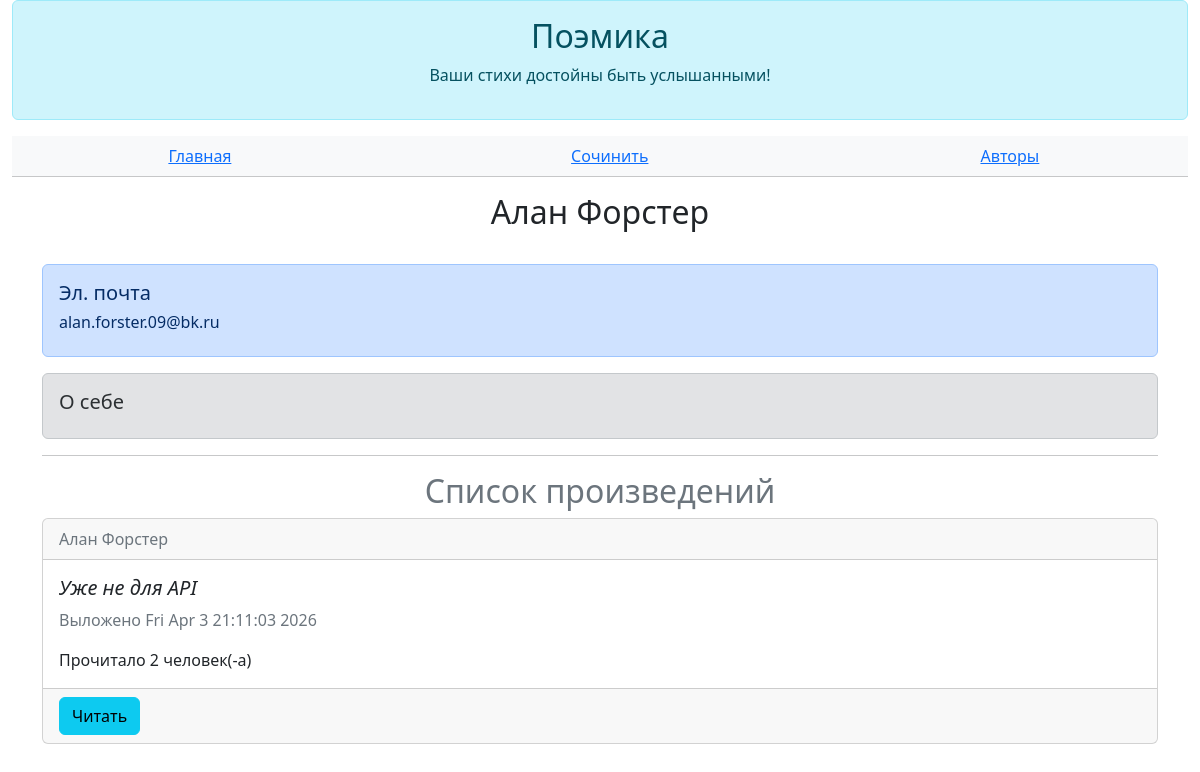
/authors/1, run on an earlier commit of the app's database.
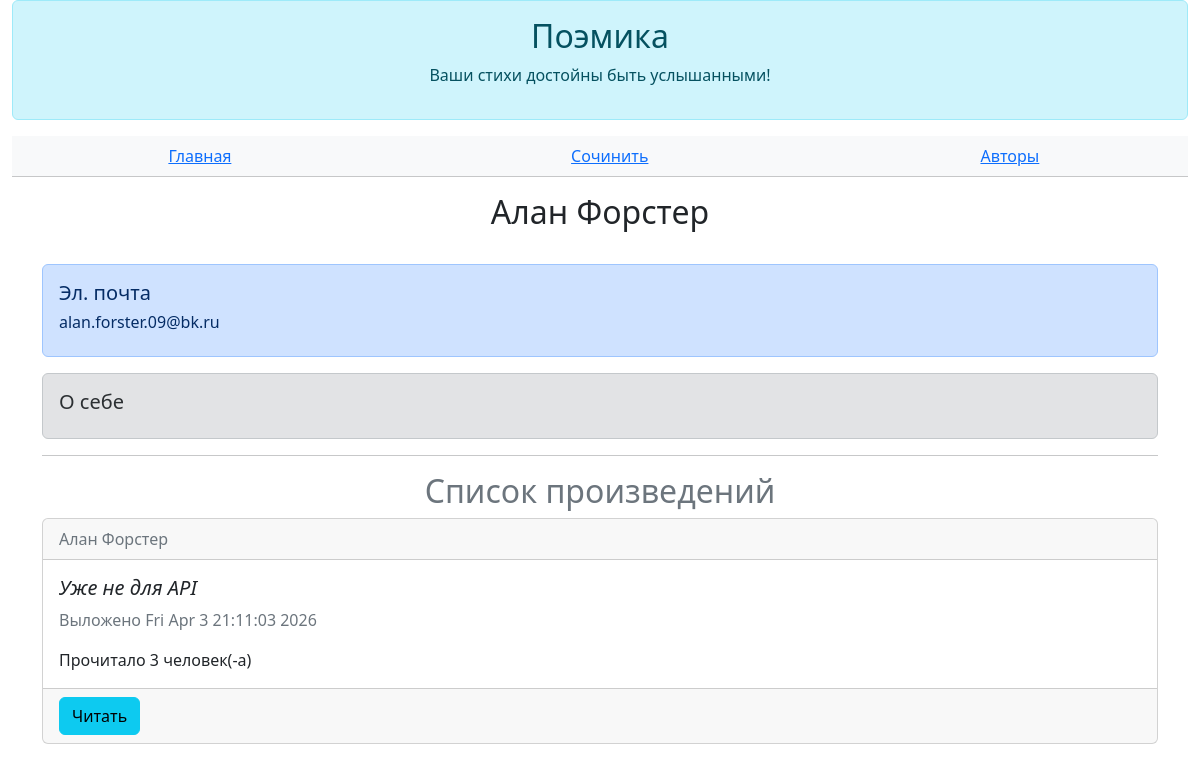
And on a later commit of the database.
### data/all_models.py (models this page shows)
class Poem(SqlAlchemyBase, SerializerMixin):
    __tablename__ = "poems"
    id = sqlalchemy.Column(sqlalchemy.Integer, primary_key=True, autoincrement=True)
    author_id = sqlalchemy.Column(sqlalchemy.Integer, sqlalchemy.ForeignKey(User.id))
    author = orm.relationship("User")
    title = sqlalchemy.Column(sqlalchemy.String(25))
    body = sqlalchemy.Column(sqlalchemy.Text)
    read_count = sqlalchemy.Column(sqlalchemy.Integer, default=0)
    is_private = sqlalchemy.Column(sqlalchemy.Boolean, default=True)
    created = sqlalchemy.Column(sqlalchemy.DateTime, default=datetime.datetime.now())

class User(SqlAlchemyBase, UserMixin, SerializerMixin):
    __tablename__ = "users"
    id = sqlalchemy.Column(sqlalchemy.Integer, primary_key=True, autoincrement=True)
    login = sqlalchemy.Column(sqlalchemy.String)
    name = sqlalchemy.Column(sqlalchemy.String, default="Неизвестный")
    email = sqlalchemy.Column(sqlalchemy.String, unique=True)
    description = sqlalchemy.Column(sqlalchemy.Text, default="Я поэт, тем и интересен")
    hashed_password = sqlalchemy.Column(sqlalchemy.String)
    poems = orm.relationship("Poem", back_populates="author")

### main.py (the view)
@author_actions.route("/authors/<author_id>")
def author(author_id):
    author = db.get(User, author_id)
    if author:
        poems = db.query(Poem).filter(Poem.author == author).all()
        return flask.render_template("author.html", author=author, poems=poems)

### templates/author.html (shortened to what this page needs)
{% extends 'base.html' %}
{% block _header %}
    <table class="table table-light text-center">
        <tbody>
            <tr>
                <td>
                    <a href="/">Главная</a>
                </td>
                <td>
                    <a href="/poem/create">Сочинить</a>
                </td>
                <td>
                    <a href="/authors">Авторы</a>
                </td>
            </tr>
        </tbody>
    </table>
{% endblock %}
{% block _body %}
    <h2 class="text-center">{{author.login}}</h2>
    <br/>
    <div class="alert alert-primary" role="alert">
        <h5>Эл. почта</h5>
        <h6>{{author.email}}</h6>
    </div>
    <div class="alert alert-secondary" role="alert">
        <h5>О себе</h5>
    </div>
    <hr/>
    <h2 class="text-center text-secondary">Список произведений</h2>
    {% for poem in poems %}
        {% if not poem.is_private%}
            <div class="card">
                <div class="card-header">
                    <span class="text-secondary">{{poem.author.login}}</span>
                </div>
                <div class="card-body">
                    <h5 class="card-title"><i>{{poem.title}}</i></h5>
                    <p class="card-text text-secondary">Выложено {{poem.created.ctime()}}</p>
                    <p class="card-text">Прочитало {{poem.read_count}} человек(-а)</p>
                </div>
                <div class="card-footer">
                    <button class="btn btn-info" onclick="location.href='/poem/read/{{poem.id}}'">Читать</button>
                </div>
            </div>
            <br/>
        {% endif %}
    {% endfor %}
{% endblock %}

What changed in the data, as far as the page shows it:
changed Poem "Уже не для API": read_count "2" → "3"
